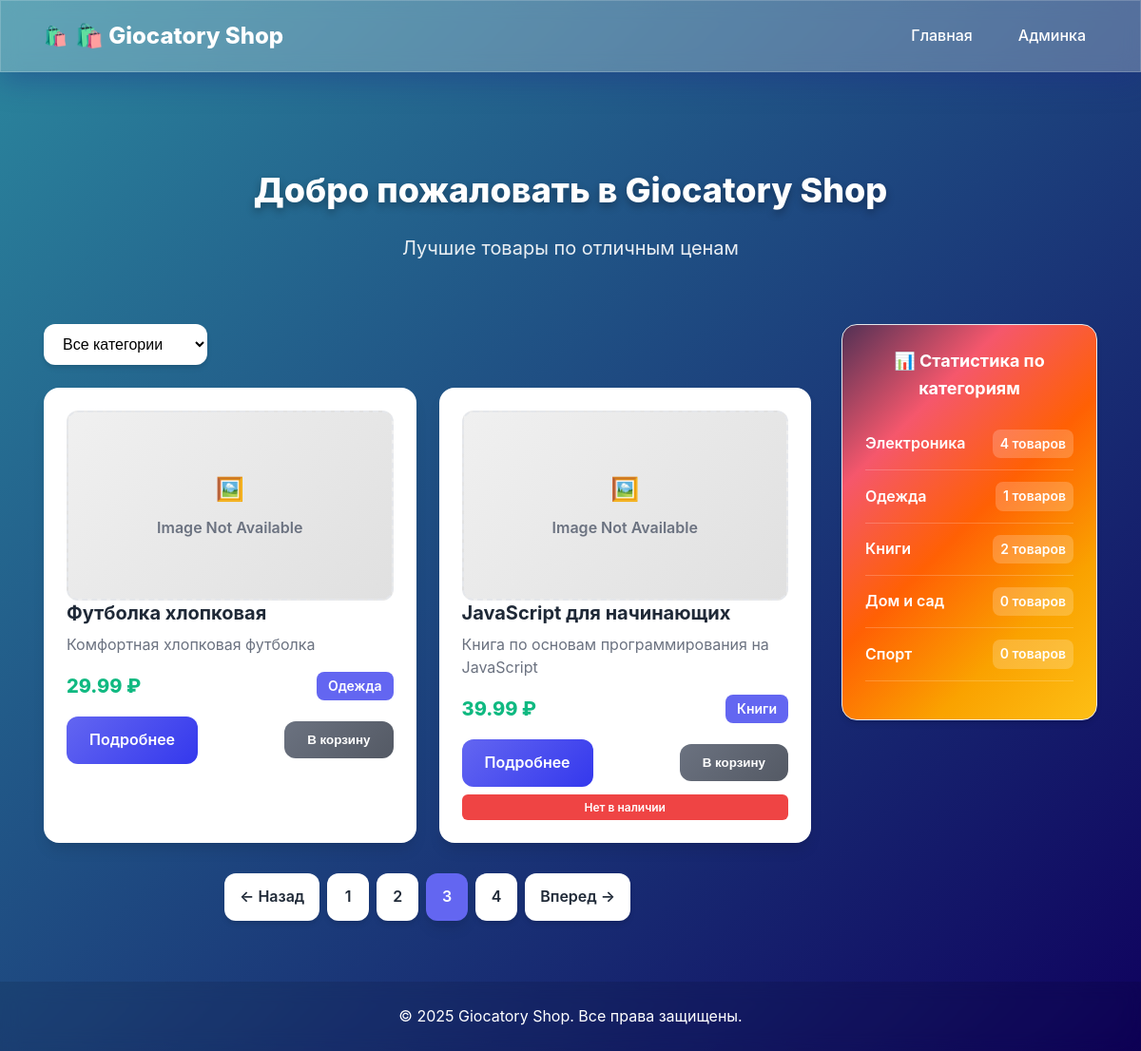
/?page=3, run on the app's committed database.
### backend/app/models.py (models this page shows)
class ProductDB(Base):
    __tablename__ = "products"
    id = Column(Integer, primary_key=True, index=True)
    name = Column(String(100), nullable=False)
    description = Column(Text)
    price = Column(Float, nullable=False)
    image_url = Column(String(200))
    category_id = Column(Integer, ForeignKey("categories.id"))
    in_stock = Column(Boolean, default=True)
    created_at = Column(DateTime(timezone=True), server_default=func.now())
    category = relationship("CategoryDB", back_populates="products")

class CategoryDB(Base):
    __tablename__ = "categories"
    id = Column(Integer, primary_key=True, index=True)
    name = Column(String(50), unique=True, nullable=False)
    description = Column(Text)
    created_at = Column(DateTime(timezone=True), server_default=func.now())
    products = relationship("ProductDB", back_populates="category")

### backend/app/main.py (the view)
@app.get("/")
async def home(request: Request, db: Session = Depends(get_db)):
    from .routers.products import get_products
    from .routers.categories import get_categories_stats
    page = int(request.query_params.get("page", 1))
    category_id = request.query_params.get("category_id")
    products_response = await get_products(request, page, 2, category_id, db)
    categories_stats = await get_categories_stats(db)
    return templates.TemplateResponse("index.html", {
        "request": request,
        "products": products_response.items,
        "pagination": {
            "page": products_response.page,
            "pages": products_response.pages,
            "has_next": products_response.has_next,
            "has_prev": products_response.has_prev  # ИСПРАВЛЕНО: было response.has_prev
        },
        "categories_stats": categories_stats,
        "current_category_id": category_id
    })

### backend/app/templates/index.html (shortened to what this page needs)
{% extends "base.html" %}
{% block content %}
<div class="container">
    <div class="hero-section">
        <h1>Добро пожаловать в Giocatory Shop</h1>
        <p>Лучшие товары по отличным ценам</p>
    </div>
    <div class="main-layout">
        <div class="products-section">
            <div class="filters">
                <select id="category-filter" class="category-filter" onchange="filterByCategory(this.value)">
                    <option value="">Все категории</option>
                </select>
            </div>
            <div id="products-grid" class="products-grid">
                {% for product in products %}
                <div class="product-card">
                    <div class="product-info">
                        <h3 class="product-name">{{ product.name }}</h3>
                        <p class="product-description">{{ product.description[:100] }}{% if product.description and product.description|length > 100 %}...{% endif %}</p>
                        <div class="product-meta">
                            <div class="product-price">{{ "%.2f"|format(product.price) }} ₽</div>
                            {% if product.category %}
                            <div class="product-category-badge">{{ product.category.name }}</div>
                            {% endif %}
                        </div>
                        <div class="product-actions">
                            <a href="/product/{{ product.id }}" class="btn btn-primary">Подробнее</a>
                            <button class="btn btn-secondary" onclick="addToCart({{ product.id }})">В корзину</button>
                        </div>
                        {% if not product.in_stock %}
                        <div class="out-of-stock">Нет в наличии</div>
                        {% endif %}
                    </div>
                </div>
                {% else %}
                <div class="no-products">
                    <p>Товары не найдены</p>
                </div>
                {% endfor %}
            </div>
            {% if pagination.pages > 1 %}
            <div class="pagination">
                {% if pagination.has_prev %}
                <a href="/?page={{ pagination.page - 1 }}{% if current_category_id %}&category_id={{ current_category_id }}{% endif %}" class="page-link">← Назад</a>
                {% endif %}
                {% for page_num in range(1, pagination.pages + 1) %}
                <a href="/?page={{ page_num }}{% if current_category_id %}&category_id={{ current_category_id }}{% endif %}"
                   class="page-link {% if page_num == pagination.page %}active{% endif %}">
                    {{ page_num }}
                </a>
                {% endfor %}
                {% if pagination.has_next %}
                <a href="/?page={{ pagination.page + 1 }}{% if current_category_id %}&category_id={{ current_category_id }}{% endif %}" class="page-link">Вперед →</a>
                {% endif %}
            </div>
            {% endif %}
        </div>
        <div class="categories-sidebar">
            <div class="categories-card">
                <h3 class="categories-title">📊 Статистика по категориям</h3>
                <div class="categories-list">
                    {% for stat in categories_stats %}
                    <div class="category-item">
                        <span class="category-name">{{ stat.category_name }}</span>
                        <span class="category-count">{{ stat.product_count }} товаров</span>
                    </div>
                    {% else %}
                    <div class="no-categories">Категории пока не добавлены</div>
                    {% endfor %}
                </div>
            </div>
        </div>
    </div>
</div>
{% endblock %}

### data on the page
ProductDB: name "Футболка хлопковая", description "Комфортная хлопковая футболка", price "29.99", category.name "Одежда"
ProductDB: name "JavaScript для начинающих", description "Книга по основам программирования на JavaScript", price "39.99", category.name "Книги", shows "Нет в наличии"
CategoryDB: category_name "Электроника", product_count "4"
CategoryDB: category_name "Одежда", product_count "1"
CategoryDB: category_name "Книги", product_count "2"
CategoryDB: category_name "Дом и сад", product_count "0"
CategoryDB: category_name "Спорт", product_count "0"

### other printed values
{{ page_num }} "1" "2" "3" "4"
